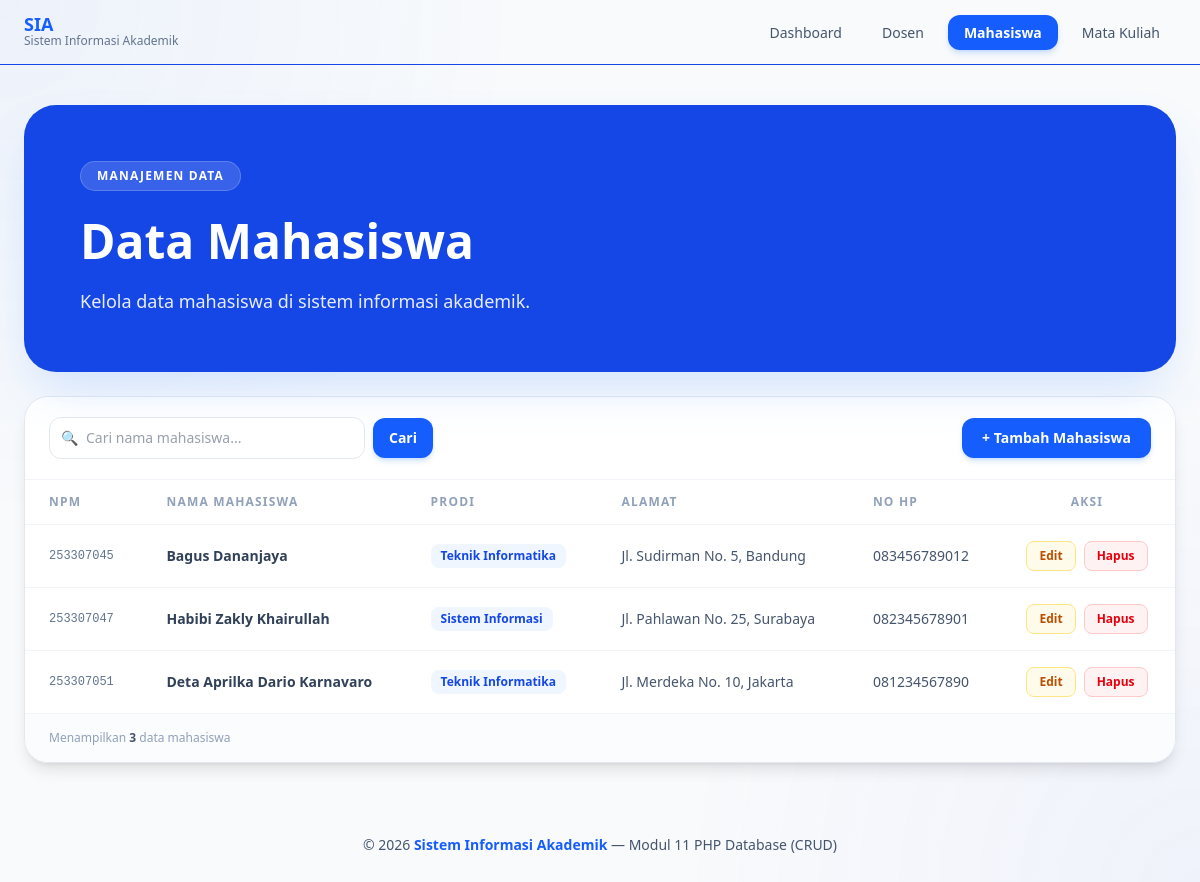
The page /view/mhs.php on the database its author committed.
### tables this page shows
CREATE TABLE IF NOT EXISTS tbl_mahasiswa (
    npm INT PRIMARY KEY,
    namaMhs VARCHAR(50),
    prodi VARCHAR(25),
    alamat VARCHAR(70),
    noHP VARCHAR(25)
);

### view/mhs.php (the view, shortened to what this page needs)
<?php
include '../koneksi.php';
$search      = "";
$whereClause = "";
?>
<!DOCTYPE html>
<html lang="id">
<head>
    <link rel="stylesheet" href="../src/output.css">
</head>
<body class="bg-slate-50 min-h-screen font-sans text-slate-800 overflow-x-hidden">
    <nav class="glass sticky top-0 z-50 border-b border-blue-700 animate-slide-down">
        <div class="max-w-7xl mx-auto px-6 h-16 flex items-center justify-between">
            <a href="index.php" class="flex items-center gap-3 no-underline">
                <div>
                    <h1 class="font-extrabold text-blue-600 text-lg leading-none">SIA</h1>
                    <p class="text-xs text-slate-500">Sistem Informasi Akademik</p>
                </div>
            </a>
            <ul class="hidden md:flex items-center gap-2">
                <li>
                    <a href="../index.php"
                      class="px-4 py-2 rounded-xl text-sm font-medium text-slate-600
                              hover:bg-blue-50 hover:text-blue-600 transition-all duration-300">
                        Dashboard
                    </a>
                </li>
                <li>
                    <a href="dosen.php"
                      class="px-4 py-2 rounded-xl text-sm font-medium text-slate-600
                              hover:bg-blue-50 hover:text-blue-600 transition-all duration-300">
                        Dosen
                    </a>
                </li>
                <li>
                    <a href="vmhs.php"
                      class="bg-blue-600 text-white px-4 py-2 rounded-xl text-sm font-semibold
                              hover:bg-blue-700 transition-all duration-300 shadow-md shadow-blue-500/20">
                        Mahasiswa
                    </a>
                </li>
                <li>
                    <a href="matkul.php"
                      class="px-4 py-2 rounded-xl text-sm font-medium text-slate-600
                              hover:bg-blue-50 hover:text-blue-600 transition-all duration-300">
                        Mata Kuliah
                    </a>
                </li>
            </ul>
        </div>
    </nav>
    <main class="relative z-10 max-w-7xl mx-auto px-6 py-10">
        <section class="hero-gradient rounded-[32px] p-10 md:p-14 text-white bg-blue-700 shadow-2xl
                        shadow-blue-500/20 overflow-hidden relative animate-fade-up anim-d1">
            <div class="relative z-10">
                <span class="inline-flex items-center gap-2 bg-white/15 border border-white/20
                            text-white rounded-full px-4 py-1.5 text-xs font-bold tracking-widest uppercase mb-5">
                    Manajemen Data
                </span>
                <h1 class="text-4xl md:text-5xl font-extrabold leading-tight mb-4">
                    Data Mahasiswa
                </h1>
                <p class="text-white/90 text-lg max-w-2xl leading-relaxed">
                    Kelola data mahasiswa di sistem informasi akademik.
                </p>
            </div>
        </section>
        <div class="mt-6 bg-white/95 border border-slate-200 rounded-3xl shadow-lg overflow-hidden
                    animate-fade-up anim-d3">
            <div class="px-6 py-5 border-b border-slate-100 flex flex-col sm:flex-row
                        sm:items-center gap-4 justify-between">
                <form method="GET" action="mhs.php"
                      class="flex items-center gap-2 w-full sm:max-w-sm">
                    <div class="relative flex-1">
                        <span class="absolute left-3 top-1/2 -translate-y-1/2 text-slate-400 text-sm">🔍</span>
                        <input type="text" name="search"
                              placeholder="Cari nama mahasiswa..."
                              value="<?php echo htmlspecialchars($search); ?>"
                              class="w-full pl-9 pr-4 py-2.5 rounded-xl border border-slate-200 text-sm
                                      text-slate-700 bg-white outline-none transition-all duration-200
                                      focus:border-blue-400 focus:ring-2 focus:ring-blue-100
                                      hover:border-slate-300">
                    </div>
                    <button type="submit"
                            class="px-4 py-2.5 rounded-xl bg-blue-600 text-white text-sm font-semibold
                                  hover:bg-blue-700 transition-colors duration-200 shadow-md shadow-blue-500/20
                                  whitespace-nowrap">
                        Cari
                    </button>
                </form>
                <a href="../input/mhs.php"
                  class="flex items-center gap-2 bg-blue-600 text-white px-5 py-2.5 rounded-xl
                          text-sm font-semibold hover:bg-blue-700 hover:-translate-y-0.5
                          transition-all duration-200 shadow-md shadow-blue-500/20 whitespace-nowrap">
                    + Tambah Mahasiswa
                </a>
            </div>
            <div class="overflow-x-auto">
                <table class="w-full text-sm">
                    <thead>
                        <tr class="border-b border-slate-100">
                            <th class="text-left px-6 py-3.5 text-xs font-bold uppercase tracking-widest text-slate-400">NPM</th>
                            <th class="text-left px-6 py-3.5 text-xs font-bold uppercase tracking-widest text-slate-400">Nama Mahasiswa</th>
                            <th class="text-left px-6 py-3.5 text-xs font-bold uppercase tracking-widest text-slate-400">Prodi</th>
                            <th class="text-left px-6 py-3.5 text-xs font-bold uppercase tracking-widest text-slate-400">Alamat</th>
                            <th class="text-left px-6 py-3.5 text-xs font-bold uppercase tracking-widest text-slate-400">No HP</th>
                            <th class="text-center px-6 py-3.5 text-xs font-bold uppercase tracking-widest text-slate-400">Aksi</th>
                        </tr>
                    </thead>
                    <tbody>
                        <?php
                        $query  = "SELECT * FROM tbl_mahasiswa" . $whereClause . " ORDER BY npm ASC";
                        $result = mysqli_query($link, $query);
                        if (mysqli_num_rows($result) > 0):
                            while ($data = mysqli_fetch_assoc($result)):
                        ?>
                        <tr class="data-row border-b border-slate-100 last:border-0">
                            <td class="px-6 py-4 font-mono text-xs text-slate-500">
                                <?php echo htmlspecialchars($data['npm']); ?>
                            </td>
                            <td class="px-6 py-4 font-semibold text-slate-700">
                                <?php echo htmlspecialchars($data['namaMhs']); ?>
                            </td>
                            <td class="px-6 py-4">
                                <span class="inline-flex items-center px-2.5 py-1 rounded-lg
                                            bg-blue-50 text-blue-700 text-xs font-semibold">
                                    <?php echo htmlspecialchars($data['prodi']); ?>
                                </span>
                            </td>
                            <td class="px-6 py-4 text-slate-600">
                                <?php echo htmlspecialchars($data['alamat']); ?>
                            </td>
                            <td class="px-6 py-4 text-slate-600">
                                <?php echo htmlspecialchars($data['noHP']); ?>
                            </td>
                            <td class="px-6 py-4">
                                <div class="flex items-center justify-center gap-2">
                                    <a href="../update/mhs.php?npm=<?php echo urlencode($data['npm']); ?>"
                                      class="flex items-center gap-1.5 px-3 py-1.5 rounded-lg text-xs font-semibold
                                              bg-amber-50 text-amber-700 border border-amber-200
                                              hover:bg-amber-100 transition-colors duration-200">
                                        Edit
                                    </a>
                                    <a href="../delete/mhs.php?npm=<?php echo urlencode($data['npm']); ?>"
                                      onclick="return confirm('Anda yakin akan menghapus data ini?')"
                                      class="flex items-center gap-1.5 px-3 py-1.5 rounded-lg text-xs font-semibold
                                              bg-red-50 text-red-600 border border-red-200
                                              hover:bg-red-100 transition-colors duration-200">
                                        Hapus
                                    </a>
                                </div>
                            </td>
                        </tr>
                        <?php
                            endwhile;
                        endif; ?>
                    </tbody>
                </table>
            </div>
            <div class="px-6 py-4 border-t border-slate-100 bg-slate-50/60">
                <p class="text-xs text-slate-400">
                    <?php
                    $total = mysqli_num_rows($result) ?: 0;
                    echo "Menampilkan <span class='font-semibold text-slate-600'>$total</span> data mahasiswa";
                    ?>
                </p>
            </div>
        </div>
    </main>
    <footer class="relative z-10 text-center py-8 text-sm text-slate-600">
        &copy; <?php echo date('Y'); ?>
        <span class="font-semibold text-blue-600">Sistem Informasi Akademik</span>
        — Modul 11 PHP Database (CRUD)
    </footer>
</body>
</html>

### view/mhs.php (style rules this page uses)
.animate-slide-down { animation: slideDown .45s ease both; }
.animate-fade-up { animation: fadeUp .55s ease both; }
.anim-d1 { animation-delay: .10s; }
.anim-d3 { animation-delay: .28s; }
.glass { background: rgba(255,255,255,.92); backdrop-filter: blur(18px); -webkit-backdrop-filter: blur(18px); }
.hero-gradient { background: linear-gradient(135deg, #1d4ed8 0%, #2563eb 50%, #4f46e5 100%); }
.data-row:nth-child(even) { background: rgba(248,250,252,1); }
.data-row { transition: background .15s ease; }

### rows shown on the page
tbl_mahasiswa: npm "253307045", namaMhs "Bagus Dananjaya", prodi "Teknik Informatika", alamat "Jl. Sudirman No. 5, Bandung", noHP "083456789012"
tbl_mahasiswa: npm "253307047", namaMhs "Habibi Zakly Khairullah", prodi "Sistem Informasi", alamat "Jl. Pahlawan No. 25, Surabaya", noHP "082345678901"
tbl_mahasiswa: npm "253307051", namaMhs "Deta Aprilka Dario Karnavaro", prodi "Teknik Informatika", alamat "Jl. Merdeka No. 10, Jakarta", noHP "081234567890"

### other values the page prints
$total "3"
